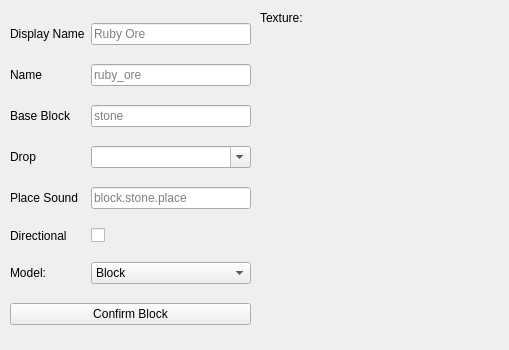
      <widget class="QWidget" name="blockEditor">
       <widget class="QPushButton" name="blockTextureButtonBottom">
        <property name="geometry">
         <rect>
          <x>330</x>
          <y>150</y>
          <width>50</width>
          <height>50</height>
         </rect>
        </property>
        <property name="acceptDrops">
         <bool>true</bool>
        </property>
        <property name="toolTip">
         <string>&lt;html&gt;&lt;head/&gt;&lt;body&gt;&lt;p&gt;The bottom texture of your block. &lt;span style=&quot; font-weight:700;&quot;&gt;If you are using a Custom model, only use this texture!&lt;/span&gt;&lt;/p&gt;&lt;/body&gt;&lt;/html&gt;</string>
        </property>
        <property name="text">
         <string/>
        </property>
        <property name="flat">
         <bool>true</bool>
        </property>
       </widget>
       <widget class="QPushButton" name="blockTextureButtonTop">
        <property name="geometry">
         <rect>
          <x>330</x>
          <y>30</y>
          <width>50</width>
          <height>50</height>
         </rect>
        </property>
        <property name="acceptDrops">
         <bool>true</bool>
        </property>
        <property name="toolTip">
         <string>&lt;html&gt;&lt;head/&gt;&lt;body&gt;&lt;p&gt;The top texture of your block. &lt;span style=&quot; font-weight:700;&quot;&gt;If you are using a Custom model, only use the bottom texture!&lt;/span&gt;&lt;/p&gt;&lt;/body&gt;&lt;/html&gt;</string>
        </property>
        <property name="text">
         <string/>
        </property>
        <property name="flat">
         <bool>true</bool>
        </property>
       </widget>
       <widget class="QPushButton" name="blockTextureButtonLeft">
        <property name="geometry">
         <rect>
          <x>270</x>
          <y>90</y>
          <width>50</width>
          <height>50</height>
         </rect>
        </property>
        <property name="acceptDrops">
         <bool>true</bool>
        </property>
        <property name="toolTip">
         <string>&lt;html&gt;&lt;head/&gt;&lt;body&gt;&lt;p&gt;The left texture of your block. &lt;span style=&quot; font-weight:700;&quot;&gt;If you are using a Custom model, only use the bottom texture!&lt;/span&gt;&lt;/p&gt;&lt;/body&gt;&lt;/html&gt;</string>
        </property>
        <property name="text">
         <string/>
        </property>
        <property name="flat">
         <bool>true</bool>
        </property>
       </widget>
       <widget class="QPushButton" name="blockTextureButtonBack">
        <property name="geometry">
         <rect>
          <x>330</x>
          <y>90</y>
          <width>50</width>
          <height>50</height>
         </rect>
        </property>
        <property name="acceptDrops">
         <bool>true</bool>
        </property>
        <property name="toolTip">
         <string>&lt;html&gt;&lt;head/&gt;&lt;body&gt;&lt;p&gt;The back texture of your block. &lt;span style=&quot; font-weight:700;&quot;&gt;If you are using a Custom model, only use the bottom texture!&lt;/span&gt;&lt;/p&gt;&lt;/body&gt;&lt;/html&gt;</string>
        </property>
        <property name="text">
         <string/>
        </property>
        <property name="flat">
         <bool>true</bool>
        </property>
       </widget>
       <widget class="QPushButton" name="blockTextureButtonFront">
        <property name="geometry">
         <rect>
          <x>450</x>
          <y>90</y>
          <width>50</width>
          <height>50</height>
         </rect>
        </property>
        <property name="acceptDrops">
         <bool>true</bool>
        </property>
        <property name="toolTip">
         <string>&lt;html&gt;&lt;head/&gt;&lt;body&gt;&lt;p&gt;The front texture of your block. &lt;span style=&quot; font-weight:700;&quot;&gt;If you are using a Custom model, only use the bottom texture!&lt;/span&gt;&lt;/p&gt;&lt;/body&gt;&lt;/html&gt;</string>
        </property>
        <property name="text">
         <string/>
        </property>
        <property name="flat">
         <bool>true</bool>
        </property>
       </widget>
       <widget class="QPushButton" name="blockTextureButtonRight">
        <property name="geometry">
         <rect>
          <x>390</x>
          <y>90</y>
          <width>50</width>
          <height>50</height>
         </rect>
        </property>
        <property name="acceptDrops">
         <bool>true</bool>
        </property>
        <property name="toolTip">
         <string>&lt;html&gt;&lt;head/&gt;&lt;body&gt;&lt;p&gt;The right texture of your block. &lt;span style=&quot; font-weight:700;&quot;&gt;If you are using a Custom model, only use the bottom texture!&lt;/span&gt;&lt;/p&gt;&lt;/body&gt;&lt;/html&gt;</string>
        </property>
        <property name="text">
         <string/>
        </property>
        <property name="flat">
         <bool>true</bool>
        </property>
       </widget>
       <widget class="QLabel" name="blockTextureLabel">
        <property name="geometry">
         <rect>
          <x>260</x>
          <y>10</y>
          <width>61</width>
          <height>16</height>
         </rect>
        </property>
        <property name="text">
         <string>Texture:</string>
        </property>
       </widget>
       <widget class="QWidget" name="layoutWidget">
        <property name="geometry">
         <rect>
          <x>10</x>
          <y>10</y>
          <width>241</width>
          <height>331</height>
         </rect>
        </property>
        <layout class="QGridLayout" name="gridLayout">
         <item row="5" column="1">
          <widget class="QCheckBox" name="blockDirectional">
           <property name="toolTip">
            <string>&lt;html&gt;&lt;head/&gt;&lt;body&gt;&lt;p&gt;When this is checked, it'll place like an oak log, directionally.&lt;/p&gt;&lt;/body&gt;&lt;/html&gt;</string>
           </property>
           <property name="text">
            <string/>
           </property>
          </widget>
         </item>
         <item row="6" column="1">
          <widget class="QComboBox" name="blockModel">
           <property name="toolTip">
            <string>&lt;html&gt;&lt;head/&gt;&lt;body&gt;&lt;p&gt;The model of your block.&lt;/p&gt;&lt;p&gt;Block: A normal block.&lt;/p&gt;&lt;p&gt;Custom: A model you created in &lt;span style=&quot; font-weight:700;&quot;&gt;BlockBench&lt;/span&gt;.&lt;/p&gt;&lt;/body&gt;&lt;/html&gt;</string>
           </property>
           <item>
            <property name="text">
             <string>Block</string>
            </property>
           </item>
           <item>
            <property name="text">
             <string>Custom</string>
            </property>
           </item>
          </widget>
         </item>
         <item row="4" column="0">
          <widget class="QLabel" name="blockPlaceSoundLabel">
           <property name="text">
            <string>Place Sound</string>
           </property>
          </widget>
         </item>
         <item row="3" column="0">
          <widget class="QLabel" name="blockDropLabel">
           <property name="text">
            <string>Drop</string>
           </property>
          </widget>
         </item>
         <item row="2" column="1">
          <widget class="QLineEdit" name="blockBaseBlock">
           <property name="toolTip">
            <string>&lt;html&gt;&lt;head/&gt;&lt;body&gt;&lt;p&gt;The block that your custom block hides inside of. This determines most of the sounds (other than the place sound), mining speed, etc. &lt;span style=&quot; font-weight:700;&quot;&gt;Do not use minecraft: in front of the block!&lt;/span&gt;&lt;/p&gt;&lt;/body&gt;&lt;/html&gt;</string>
           </property>
           <property name="placeholderText">
            <string>stone</string>
           </property>
          </widget>
         </item>
         <item row="0" column="1">
          <widget class="QLineEdit" name="blockDisplayName">
           <property name="toolTip">
            <string>&lt;html&gt;&lt;head/&gt;&lt;body&gt;&lt;p&gt;The name you'll see for your block in your inventory!&lt;/p&gt;&lt;/body&gt;&lt;/html&gt;</string>
           </property>
           <property name="placeholderText">
            <string>Ruby Ore</string>
           </property>
          </widget>
         </item>
         <item row="5" column="0">
          <widget class="QLabel" name="blockDirectionalLabel">
           <property name="text">
            <string>Directional</string>
           </property>
          </widget>
         </item>
         <item row="4" column="1">
          <widget class="QLineEdit" name="blockPlaceSound">
           <property name="toolTip">
            <string>&lt;html&gt;&lt;head/&gt;&lt;body&gt;&lt;p&gt;When this is checked, it'll place like an oak log, directionally.&lt;/p&gt;&lt;/body&gt;&lt;/html&gt;</string>
           </property>
           <property name="placeholderText">
            <string>block.stone.place</string>
           </property>
          </widget>
         </item>
         <item row="3" column="1">
          <widget class="QComboBox" name="blockDropBox">
           <property name="toolTip">
            <string>&lt;html&gt;&lt;head/&gt;&lt;body&gt;&lt;p&gt;The item or block that this block drops when it is broken. Self will drop itself, or you can choose any of your blocks or items, or you can choose any Minecraft block or item.&lt;/p&gt;&lt;/body&gt;&lt;/html&gt;</string>
           </property>
           <property name="editable">
            <bool>true</bool>
           </property>
          </widget>
         </item>
         <item row="6" column="0">
          <widget class="QLabel" name="blockModelLabel">
           <property name="text">
            <string>Model:</string>
           </property>
          </widget>
         </item>
         <item row="1" column="0">
          <widget class="QLabel" name="blockNameLabel">
           <property name="text">
            <string>Name</string>
           </property>
          </widget>
         </item>
         <item row="0" column="0">
          <widget class="QLabel" name="blockDisplayNameLabel">
           <property name="text">
            <string>Display Name</string>
           </property>
          </widget>
         </item>
         <item row="1" column="1">
          <widget class="QLineEdit" name="blockName">
           <property name="toolTip">
            <string>&lt;html&gt;&lt;head/&gt;&lt;body&gt;&lt;p&gt;How the game refers to the block.&lt;/p&gt;&lt;/body&gt;&lt;/html&gt;</string>
           </property>
           <property name="placeholderText">
            <string>ruby_ore</string>
           </property>
          </widget>
         </item>
         <item row="2" column="0">
          <widget class="QLabel" name="blockBaseBlockName">
           <property name="text">
            <string>Base Block</string>
           </property>
          </widget>
         </item>
         <item row="7" column="0" colspan="2">
          <widget class="QPushButton" name="blockConfirmButton">
           <property name="text">
            <string>Confirm Block</string>
           </property>
          </widget>
         </item>
        </layout>
       </widget>
       <widget class="QLabel" name="blockTextureLabelLeft">
        <property name="geometry">
         <rect>
          <x>270</x>
          <y>90</y>
          <width>50</width>
          <height>50</height>
         </rect>
        </property>
        <property name="text">
         <string/>
        </property>
       </widget>
       <widget class="QLabel" name="blockTextureLabelBottom">
        <property name="geometry">
         <rect>
          <x>330</x>
          <y>150</y>
          <width>50</width>
          <height>50</height>
         </rect>
        </property>
        <property name="text">
         <string/>
        </property>
       </widget>
       <widget class="QLabel" name="blockTextureLabelBack">
        <property name="geometry">
         <rect>
          <x>330</x>
          <y>90</y>
          <width>50</width>
          <height>50</height>
         </rect>
        </property>
        <property name="text">
         <string/>
        </property>
       </widget>
       <widget class="QLabel" name="blockTextureLabelTop">
        <property name="geometry">
         <rect>
          <x>330</x>
          <y>30</y>
          <width>50</width>
          <height>50</height>
         </rect>
        </property>
        <property name="text">
         <string/>
        </property>
       </widget>
       <widget class="QLabel" name="blockTextureLabelRight">
        <property name="geometry">
         <rect>
          <x>390</x>
          <y>90</y>
          <width>50</width>
          <height>50</height>
         </rect>
        </property>
        <property name="text">
         <string/>
        </property>
       </widget>
       <widget class="QLabel" name="blockTextureLabelFront">
        <property name="geometry">
         <rect>
          <x>450</x>
          <y>90</y>
          <width>50</width>
          <height>50</height>
         </rect>
        </property>
        <property name="text">
         <string/>
        </property>
       </widget>
       <zorder>blockTextureLabelFront</zorder>
       <zorder>blockTextureLabelRight</zorder>
       <zorder>blockTextureLabelTop</zorder>
       <zorder>blockTextureLabelBack</zorder>
       <zorder>blockTextureLabelBottom</zorder>
       <zorder>blockTextureLabelLeft</zorder>
       <zorder>blockTextureButtonBottom</zorder>
       <zorder>blockTextureButtonTop</zorder>
       <zorder>blockTextureButtonLeft</zorder>
       <zorder>blockTextureButtonBack</zorder>
       <zorder>blockTextureButtonFront</zorder>
       <zorder>blockTextureButtonRight</zorder>
       <zorder>blockTextureLabel</zorder>
       <zorder>layoutWidget</zorder>
      </widget>
